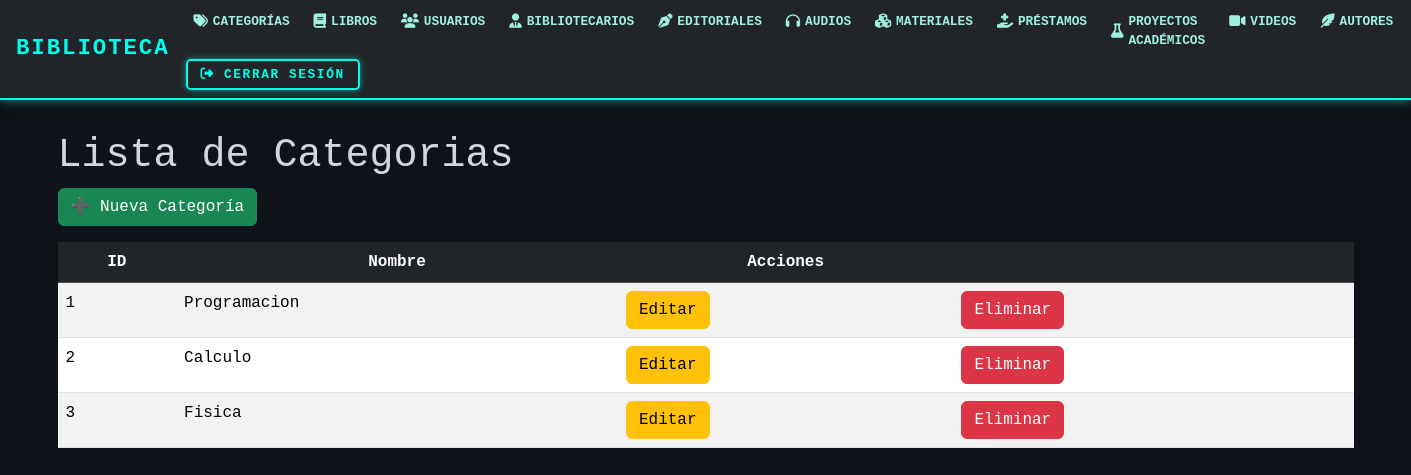
Page /categorias/ on the committed database.
### models/categoria_model.py (models this page shows, shortened)
class Categoria(db.Model):
    __tablename__ = "categoria"
    id_cat = db.Column(db.Integer, primary_key=True)
    nombre = db.Column(db.String(50), nullable=False)
    materiales = db.relationship('Material', back_populates='categoria')
    @staticmethod
    def get_all():
        return Categoria.query.all()

### controllers/categoria_controllers.py (the view)
@categoria_bp.route("/")
def index():
    categorias = Categoria.get_all()
    return categoria_view.list(categorias)

### views/categoria_view.py (called while the page is built)
def list(categorias):
    return render_template('categorias/index.html', categorias=categorias)

### templates/categorias/index.html (shortened to what this page needs)
{% extends 'base.html' %}
{% block content %}
<h1>Lista de Categorias</h1>
<a href="{{url_for('categoria.create')}}" class="btn btn-success mb-3">➕ Nueva Categoría</a>
<table class="table table-striped">
    <thead class="table-dark">
        <tr class="text-center">
            <th>ID</th>
            <th>Nombre</th>
            <th>Acciones    </th>
            <th></th>
        </tr>
    </thead>
    {% for item in categorias %}
    <tr>
        <td>{{item.id_cat}}</td>
        <td>{{item.nombre}}</td>
        <td>
            <a href="{{url_for('categoria.edit',id_cat=item.id_cat)}}" class="btn btn-warning">Editar</a>
        </td>
        <td>
            <a href="{{ url_for('categoria.delete', id_cat=item.id_cat) }}"
   class="btn btn-danger"
   onclick="return confirm('¿Estás seguro de que deseas eliminar la categoría {{ item.nombre }}?');">
   Eliminar
</a>
        </td>
    </tr>
    {% else %}
    <tr>
            <td colspan="6" class="text-center">No hay Categorias registradas.</td>
    </tr>
    {% endfor %}
</table>
{% endblock %}

### rows in the picture
Categoria: id_cat "1", nombre "Programacion"
Categoria: id_cat "2", nombre "Calculo"
Categoria: id_cat "3", nombre "Fisica"
